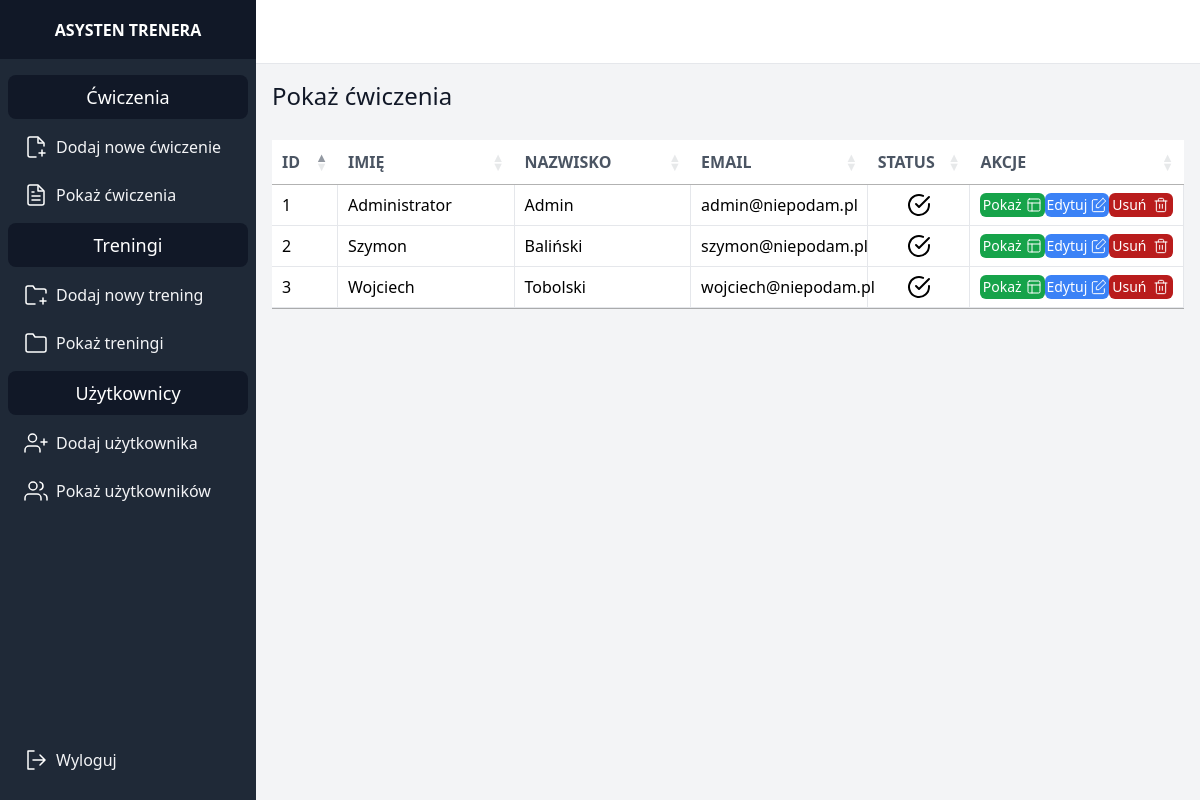
/client (signed in), run on the app's committed database.
### trener/models.py (models this page shows, shortened)
class Person(AbstractUser):
    email = models.EmailField(unique=True)
    photo = models.ImageField(upload_to=person_directory_path, blank=True, null=True)
    STATUS_CHOICES = [
        ('active', 'Active'),
        ('inactive', 'Inactive'),
        ('active_until', 'Active until specific date')
    ]
    status = models.CharField(max_length=15, choices=STATUS_CHOICES, default='active')
    active_until = models.DateField(null=True, blank=True)
    USERNAME_FIELD = 'email'
    REQUIRED_FIELDS = []

### trener/views.py (the view)
# urls.py: path('client', views.show_clients, name='show_clients'),
@login_required
def show_clients(request):
    clients = Person.objects.all()
    return render(request, 'show_clients.html', {"clients": clients})

### trener_style/templates/show_clients.html (shortened to what this page needs)
{% extends 'base.html' %}
{% block extra_head %}
    <link rel="stylesheet" type="text/css" href="https://cdn.datatables.net/1.10.21/css/jquery.dataTables.css">
{% endblock %}
{% block content %}
    <p class="font-medium text-gray-900 text-2xl mb-7">
            Pokaż ćwiczenia
        </p>
        <table class="w-full table-fixed" datatable id="exercise-table">
            <thead class="">
              <tr class="bg-white my-5">
                <th style="width: 5%" class="py-5 px-6 text-left text-gray-600 font-bold uppercase">ID</th>
                <th style="width: 20%" class="py-5 px-6 text-left text-gray-600 font-bold uppercase">Imię</th>
                <th style="width: 20%" class="py-5 px-6 text-left text-gray-600 font-bold uppercase">Nazwisko</th>
                <th style="width: 20%" class="py-5 px-6 text-left text-gray-600 font-bold uppercase">Email</th>
                <th style="width: 10%" class="py-5 px-6 text-left text-gray-600 font-bold uppercase">Status</th>
                <th style="width: 25%" class="py-5 px-6 text-left text-gray-600 font-bold uppercase">Akcje</th>
              </tr>
            </thead>
            <tbody class="bg-white">
              {% for client in clients %}
              <tr>
                <td class="py-5 w-2 border-b border-r border-gray-200">{{ client.id }}</td>
                <td class="py-5 px-6 border-b border-r border-gray-200">{{ client.first_name }}</td>
                <td class="py-5 px-6 border-b border-r border-gray-200">{{ client.last_name }}</td>
                <td class="py-5 px-6 border-b border-r border-gray-200">{{ client.email }}</td>
                <td class="py-5 px-6 border-b border-r border-gray-200">
                    {% if client.status == 'active'%}
                        <svg xmlns="http://www.w3.org/2000/svg" class="mx-auto" width="24" height="24" viewBox="0 0 24 24" fill="none" stroke="#000000" stroke-width="2" stroke-linecap="round" stroke-linejoin="round"><path d="M22 11.08V12a10 10 0 1 1-5.93-9.14"></path><polyline points="22 4 12 14.01 9 11.01"></polyline></svg>
                    {% endif %}
                </td>
                <td class="py-5 px-6 border-b border-r border-gray-200 flex flex-row justify-around">
                    <a href="{% url 'show_client' id=client.id %}" class="bg-green-600 flex flex-row w-20 justify-around rounded-md text-sm hover:bg-green-800">
                        <p class="text-white my-auto">
                            Pokaż
                        </p>
                        <svg  class="my-auto" xmlns="http://www.w3.org/2000/svg" width="16" height="16" viewBox="0 0 24 24" fill="none" stroke="#ffffff" stroke-width="1.5" stroke-linecap="round" stroke-linejoin="round"><rect x="3" y="3" width="18" height="18" rx="2"/><path d="M3 9h18M9 21V9"/></svg>
                    </a>
                    <a href="#" class="bg-blue-500 flex flex-row w-20 h-6 justify-around rounded-md text-sm hover:bg-blue-700">
                        <p class="text-white my-auto">
                            Edytuj
                        </p>
                    </a>
                    <a href="#" class="bg-red-700 flex flex-row w-20 justify-around rounded-md text-sm hover:bg-red-900">
                        <p class="text-white my-auto">
                            Usuń
                        </p>
                    </a>
                </td>
              </tr>
              {% empty %}
              <tr>
                <td colspan="5" class="text-center font-normal leading-normal text-sm">No exercises found</td>
              </tr>
              {% endfor %}
            </tbody>
      </table>
{% endblock %}

### data on the page
Person: id "1", first_name "Administrator", last_name "Admin", email "admin@niepodam.pl", status "active" (drawn)
Person: id "2", first_name "Szymon", last_name "Baliński", email "szymon@niepodam.pl", status "active" (drawn)
Person: id "3", first_name "Wojciech", last_name "Tobolski", email "wojciech@niepodam.pl", status "active" (drawn)
